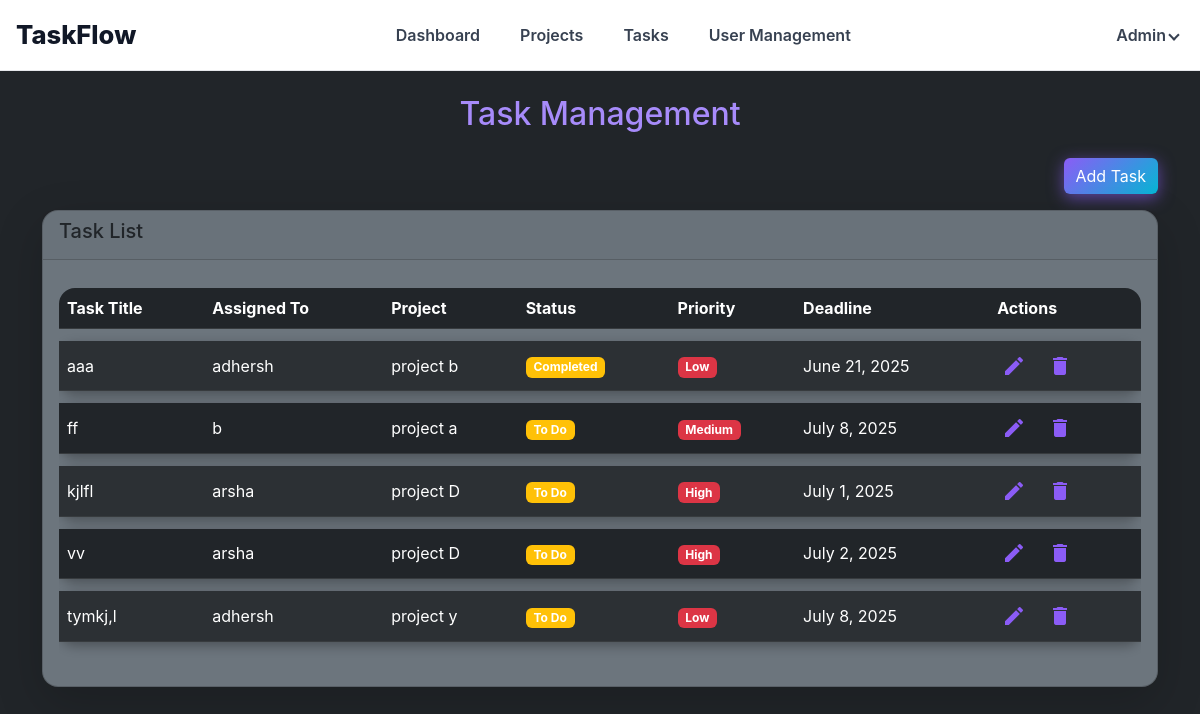
The page /admin_task/ on the database as committed earlier.
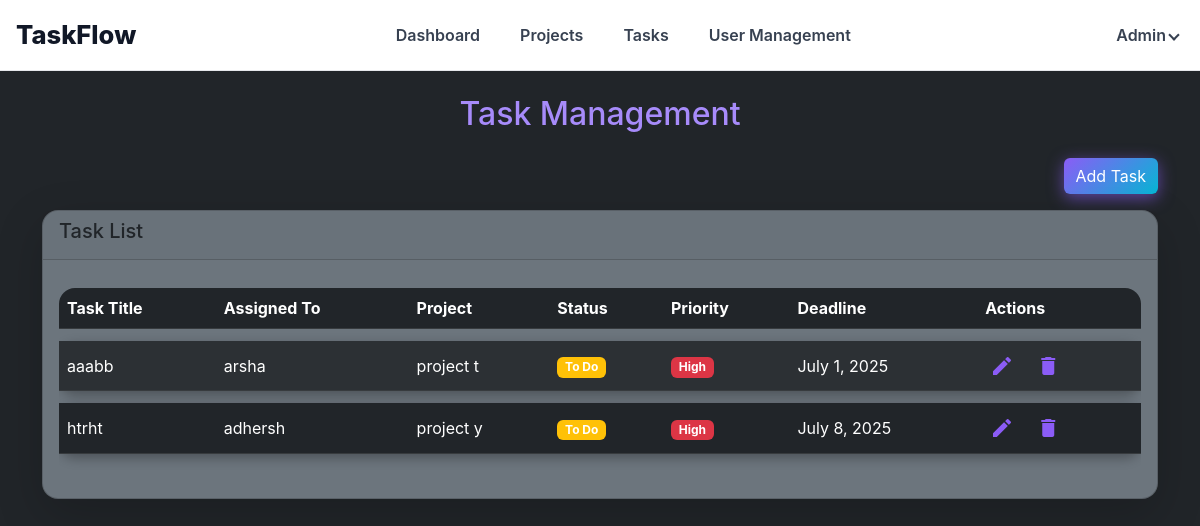
The same page on the database as committed later.
### taskflowapp/models.py (models this page shows, shortened)
class Task(models.Model):
    PRIORITY_CHOICES = [
        ('High', 'High'),
        ('Medium', 'Medium'),
        ('Low', 'Low'),
    ]
    STATUS_CHOICES = [
        ('To Do', 'To Do'),
        ('In Progress', 'In Progress'),
        ('Completed', 'Completed'),
    ]
    title = models.CharField(max_length=200)
    description = models.TextField(default='No description')
    deadline = models.DateField()
    priority = models.CharField(max_length=10, choices=PRIORITY_CHOICES)
    status = models.CharField(max_length=15, choices=STATUS_CHOICES)
    assigned_to = models.ForeignKey(User, on_delete=models.CASCADE)
    project = models.ForeignKey(Project, on_delete=models.CASCADE)

class User(models.Model):
    full_name = models.CharField(max_length=100)
    email = models.EmailField(unique=True)
    password = models.CharField(max_length=128)
    role = models.CharField(max_length=20)
    profile_picture = models.ImageField(upload_to='profile_pics/', blank=True, null=True)  # ✅ Add this

class Project(models.Model):
    name = models.CharField(max_length=200)
    description = models.TextField(default='No description')
    start_date = models.DateField(default=date.today)
    end_date = models.DateField(default=date.today)
    team_members = models.ManyToManyField(User)
    created_at = models.DateTimeField(auto_now_add=True)

### taskflowapp/views.py (the view, shortened to what this page needs)
# urls.py: path('admin_task/',views.admin_task,name='admin_task_page'),
def admin_task(request):
    users = User.objects.filter(role='Team Member')
    projects = Project.objects.all()
    tasks = Task.objects.select_related('assigned_to', 'project')
    return render(request, 'admin_task_page.html', {
        'users': users,
        'projects': projects,
        'tasks': tasks
    })

### taskflowapp/templates/admin_task_page.html (shortened to what this page needs)
{% load static %}
<!DOCTYPE html>
<html lang="en">
<head>
  <link rel="stylesheet" href="https://cdn.jsdelivr.net/npm/bootstrap@5.3.0/dist/css/bootstrap.min.css" />
  <link rel="stylesheet" href="{% static 'CSS/admin_task.css' %}" />
</head>
<body class="bg-dark text-light">
<header role="banner">
  <div class="logo" aria-label="Project Task Management Logo" tabindex="0">TaskFlow</div>
  <nav role="navigation" aria-label="Main navigation">
    <ul>
      <li><a href="{% url 'admin_dashboard'%}" aria-current="page">Dashboard</a></li>
      <li><a href="{% url 'admin_project_page'%}">Projects</a></li>
      <li><a href="{% url 'admin_task_page'%}">Tasks</a></li>
      <li><a href="{% url 'admin_user_manage_page'%}">User  Management</a></li>
    </ul>
  </nav>
  <div class="profile-menu" tabindex="0">
    <button class="profile-button" aria-haspopup="true" aria-expanded="false" aria-controls="profile-menu">
      Admin <span class="profile-arrow"></span>
    </button>
  </div>
</header>
  <div class="container my-4">
    <h2 class="text-center mb-4 text-purple">Task Management</h2>
    <div class="text-end mb-3">
      <button type="button" class="btn btn-gradient" data-bs-toggle="modal" data-bs-target="#addTaskModal">
        Add Task
      </button>
    </div>
    <div class="card bg-secondary rounded-4 shadow-lg">
      <div class="card-header">
        <h5>Task List</h5>
      </div>
      <div class="card-body">
        <div class="table-responsive">
          <table class="table table-dark table-striped align-middle rounded-3 user-table">
            <thead>
              <tr>
                <th>Task Title</th>
                <th>Assigned To</th>
                <th>Project</th>
                <th>Status</th>
                <th>Priority</th>
                <th>Deadline</th>
                <th>Actions</th>
              </tr>
            </thead>
            <tbody>
              {% for task in tasks %}
              <tr>
                <td>{{ task.title }}</td>
                <td>{{ task.assigned_to.full_name }}</td>
                <td>{{ task.project.name }}</td>
                <td><span class="badge bg-warning">{{ task.status }}</span></td>
                <td><span class="badge bg-danger">{{ task.priority }}</span></td>
                <td>{{ task.deadline }}</td>
                <td>
                  <button type="button" class="btn btn-icon btn-icon-edit me-2" title="Edit Task" data-bs-toggle="modal" data-bs-target="#editTaskModal{{ task.id }}">
                    <span class="material-icons">edit</span>
                  </button>
                  <a href="{% url 'delete_task' task.id %}" class="btn btn-icon btn-icon-delete" title="Delete Task" onclick="return confirm('Are you sure you want to delete this task?')">
                    <span class="material-icons">delete</span>
                  </a>
                </td>
              </tr>
              {% empty %}
              <tr><td colspan="7" class="text-center">No tasks found.</td></tr>
              {% endfor %}
            </tbody>
          </table>
        </div>
      </div>
    </div>
  </div>
</html>

Rows that differ between the two databases and show on the page:
removed Task: title "aaa", assigned_to.full_name "adhersh", project.name "project b", status "Completed", priority "Low", deadline "June 21, 2025"
removed Task: title "ff", assigned_to.full_name "b", project.name "project a", status "To Do", priority "Medium", deadline "July 8, 2025"
removed Task: title "vv", assigned_to.full_name "arsha", project.name "project D", status "To Do", priority "High", deadline "July 2, 2025"
removed Task: title "tymkj,l", assigned_to.full_name "adhersh", project.name "project y", status "To Do", priority "Low", deadline "July 8, 2025"
changed Task "arsha": title "kjlfl" → "aaabb"; project.name "project D" → "project t"
added Task: title "htrht", assigned_to.full_name "adhersh", project.name "project y", status "To Do", priority "High", deadline "July 8, 2025"
